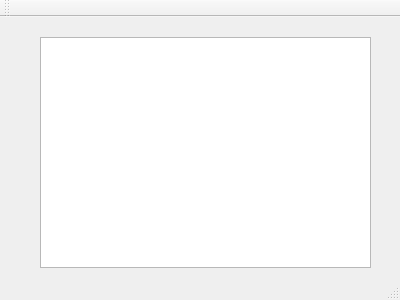
<?xml version="1.0" encoding="UTF-8"?>
<ui version="4.0">
 <class>MainWindow</class>
 <widget class="QMainWindow" name="MainWindow">
  <property name="geometry">
   <rect>
    <x>0</x>
    <y>0</y>
    <width>400</width>
    <height>300</height>
   </rect>
  </property>
  <property name="windowTitle">
   <string>MainWindow</string>
  </property>
  <widget class="QWidget" name="centralWidget">
   <widget class="QGraphicsView" name="graphicsView">
    <property name="geometry">
     <rect>
      <x>40</x>
      <y>20</y>
      <width>331</width>
      <height>231</height>
     </rect>
    </property>
   </widget>
  </widget>
  <widget class="QMenuBar" name="menuBar">
   <property name="geometry">
    <rect>
     <x>0</x>
     <y>0</y>
     <width>400</width>
     <height>23</height>
    </rect>
   </property>
  </widget>
  <widget class="QToolBar" name="mainToolBar">
   <attribute name="toolBarArea">
    <enum>TopToolBarArea</enum>
   </attribute>
   <attribute name="toolBarBreak">
    <bool>false</bool>
   </attribute>
  </widget>
  <widget class="QStatusBar" name="statusBar"/>
 </widget>
 <layoutdefault spacing="6" margin="11"/>
 <resources/>
 <connections/>
</ui>
